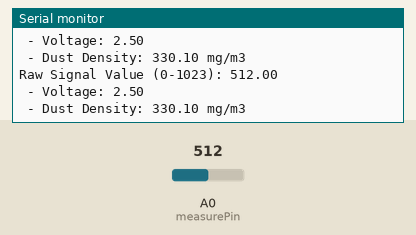
The sketch below on a simulated Arduino Uno, built with avr-gcc and run on an emulated ATmega328P. Shown: the last lines printed to the serial monitor. The test bench sets the inputs (shaded band); at power-on: A0 (measurePin) = 512.

Above: at 1.8 s.
1.9 s: A0 (measurePin) set to 716
At 2.9 s:
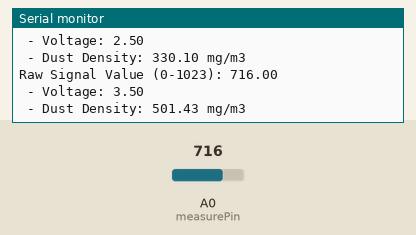
3.4 s: A0 (measurePin) set to 900
At 4.9 s:
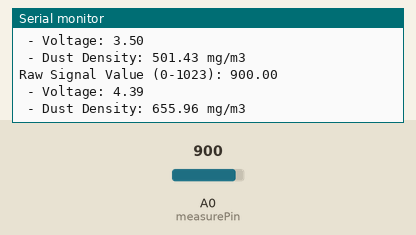
Timing chart, 0 to 6.4 s (numbered marks = the images above; inputs shaded):
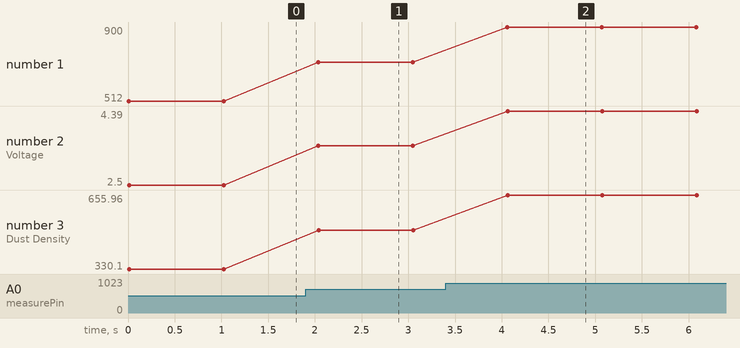

Measured:
- after the input at 1.9 s, the serial monitor: prints a new line after 0.13 s (image 1)
- after the input at 3.4 s, the serial monitor: prints a new line after 0.66 s (image 2)
- plotted number 1: 512 → 716 after the input at 1.9 s, 716 → 900 after the input at 3.4 s
- plotted number 2: 2.5 → 3.5 after the input at 1.9 s, 3.5 → 4.39 after the input at 3.4 s
- plotted number 3: 330.1 → 501.43 after the input at 1.9 s, 501.43 → 655.96 after the input at 3.4 s

The sketch:

PM25.ino
```cpp
/*
   运行该代码，先修改文件名为合法的变量名。

   PM2.5实验。

   1 tab = 2 space
 */

#define D1 5
#define D2 4
#define D3 0
#define D4 2
#define D5 14
#define D6 12
#define D7 13

int measurePin            = A0;
int ledPower              = D4;

unsigned int samplingTime = 280; //3脚直接由单片机给脉冲波10ms周期，高电平0.32ms
unsigned int deltaTime    = 40;
unsigned int sleepTime    = 9680;

float voMeasured          = 0;
float calcVoltage         = 0;
float dustDensity         = 0;

void setup()
{
  Serial.begin(115200);
  pinMode(ledPower,OUTPUT);
}

void loop()
{
  digitalWrite(ledPower,LOW);
  delayMicroseconds(samplingTime);

  voMeasured = analogRead(measurePin);

  delayMicroseconds(deltaTime);
  digitalWrite(ledPower,HIGH);
  delayMicroseconds(sleepTime);

  calcVoltage = voMeasured * 5.0 / 1024.0;
  dustDensity = 0.172 * calcVoltage - 0.0999;    //0.172 是采用精确的仪器侦测出来的数值做线性正交所得公式斜率和截距

  if ( dustDensity < 0)
  {
    dustDensity = 0.00;
  }

  Serial.println();
  Serial.print("Raw Signal Value (0-1023): ");
  Serial.println(voMeasured);

  Serial.print(" - Voltage: ");
  Serial.println(calcVoltage);

  Serial.print(" - Dust Density: ");
  Serial.print(dustDensity * 1000);             //默认单位是mg/m3
  Serial.println(" mg/m3");

  delay(1000);
}
```
